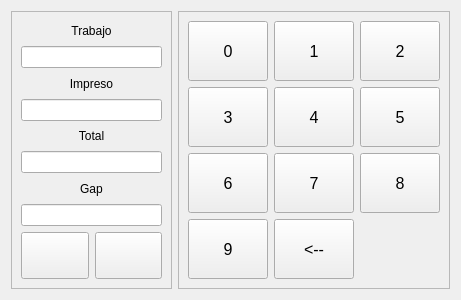
<?xml version="1.0" encoding="UTF-8"?>
<ui version="4.0">
 <class>AddTrabajoUI</class>
 <widget class="QWidget" name="AddTrabajoUI">
  <property name="geometry">
   <rect>
    <x>0</x>
    <y>0</y>
    <width>461</width>
    <height>300</height>
   </rect>
  </property>
  <property name="windowTitle">
   <string>Form</string>
  </property>
  <layout class="QHBoxLayout" name="horizontalLayout">
   <item>
    <widget class="QFrame" name="frame_2">
     <property name="sizePolicy">
      <sizepolicy hsizetype="Preferred" vsizetype="Preferred">
       <horstretch>1</horstretch>
       <verstretch>0</verstretch>
      </sizepolicy>
     </property>
     <property name="frameShape">
      <enum>QFrame::StyledPanel</enum>
     </property>
     <property name="frameShadow">
      <enum>QFrame::Raised</enum>
     </property>
     <layout class="QGridLayout" name="gridLayout_3">
      <item row="0" column="0">
       <layout class="QVBoxLayout" name="verticalLayout">
        <item>
         <widget class="QLabel" name="label">
          <property name="text">
           <string>Trabajo</string>
          </property>
          <property name="alignment">
           <set>Qt::AlignCenter</set>
          </property>
         </widget>
        </item>
        <item>
         <widget class="QLineEdit" name="m_leTrabajo">
          <property name="alignment">
           <set>Qt::AlignCenter</set>
          </property>
         </widget>
        </item>
       </layout>
      </item>
      <item row="1" column="0">
       <layout class="QVBoxLayout" name="verticalLayout_2">
        <item>
         <widget class="QLabel" name="label_2">
          <property name="text">
           <string>Impreso</string>
          </property>
          <property name="alignment">
           <set>Qt::AlignCenter</set>
          </property>
         </widget>
        </item>
        <item>
         <widget class="In2LineEdit" name="m_leImpreso">
          <property name="alignment">
           <set>Qt::AlignCenter</set>
          </property>
         </widget>
        </item>
       </layout>
      </item>
      <item row="2" column="0">
       <layout class="QVBoxLayout" name="verticalLayout_3">
        <item>
         <widget class="QLabel" name="label_3">
          <property name="text">
           <string>Total</string>
          </property>
          <property name="alignment">
           <set>Qt::AlignCenter</set>
          </property>
         </widget>
        </item>
        <item>
         <widget class="In2LineEdit" name="m_leTotal">
          <property name="alignment">
           <set>Qt::AlignCenter</set>
          </property>
         </widget>
        </item>
       </layout>
      </item>
      <item row="3" column="0">
       <layout class="QVBoxLayout" name="verticalLayout_4">
        <item>
         <widget class="QLabel" name="label_4">
          <property name="text">
           <string>Gap</string>
          </property>
          <property name="alignment">
           <set>Qt::AlignCenter</set>
          </property>
         </widget>
        </item>
        <item>
         <widget class="In2LineEdit" name="m_leGap">
          <property name="alignment">
           <set>Qt::AlignCenter</set>
          </property>
         </widget>
        </item>
       </layout>
      </item>
      <item row="4" column="0">
       <layout class="QHBoxLayout" name="horizontalLayout_2">
        <item>
         <widget class="QPushButton" name="m_pbCancel">
          <property name="sizePolicy">
           <sizepolicy hsizetype="Minimum" vsizetype="Preferred">
            <horstretch>0</horstretch>
            <verstretch>0</verstretch>
           </sizepolicy>
          </property>
          <property name="text">
           <string/>
          </property>
          <property name="icon">
           <iconset resource="../../Xaar/InkjetModule/InkjetModule/shared.qrc">
            <normaloff>:/res/images/Cancel_32x32.png</normaloff>:/res/images/Cancel_32x32.png</iconset>
          </property>
         </widget>
        </item>
        <item>
         <widget class="QPushButton" name="m_pbOK">
          <property name="sizePolicy">
           <sizepolicy hsizetype="Minimum" vsizetype="Preferred">
            <horstretch>0</horstretch>
            <verstretch>0</verstretch>
           </sizepolicy>
          </property>
          <property name="text">
           <string/>
          </property>
          <property name="icon">
           <iconset resource="../../Xaar/InkjetModule/InkjetModule/shared.qrc">
            <normaloff>:/res/images/Ok_32x32.png</normaloff>:/res/images/Ok_32x32.png</iconset>
          </property>
         </widget>
        </item>
       </layout>
      </item>
     </layout>
    </widget>
   </item>
   <item>
    <widget class="QFrame" name="frame">
     <property name="sizePolicy">
      <sizepolicy hsizetype="Preferred" vsizetype="Preferred">
       <horstretch>0</horstretch>
       <verstretch>0</verstretch>
      </sizepolicy>
     </property>
     <property name="frameShape">
      <enum>QFrame::StyledPanel</enum>
     </property>
     <property name="frameShadow">
      <enum>QFrame::Raised</enum>
     </property>
     <layout class="QGridLayout" name="gridLayout_2">
      <item row="0" column="0">
       <layout class="QGridLayout" name="gridLayout">
        <item row="0" column="0">
         <widget class="QPushButton" name="m_pb0">
          <property name="sizePolicy">
           <sizepolicy hsizetype="Preferred" vsizetype="Preferred">
            <horstretch>0</horstretch>
            <verstretch>0</verstretch>
           </sizepolicy>
          </property>
          <property name="font">
           <font>
            <pointsize>12</pointsize>
           </font>
          </property>
          <property name="text">
           <string>0</string>
          </property>
         </widget>
        </item>
        <item row="0" column="1">
         <widget class="QPushButton" name="m_pb1">
          <property name="sizePolicy">
           <sizepolicy hsizetype="Preferred" vsizetype="Preferred">
            <horstretch>0</horstretch>
            <verstretch>0</verstretch>
           </sizepolicy>
          </property>
          <property name="font">
           <font>
            <pointsize>12</pointsize>
           </font>
          </property>
          <property name="text">
           <string>1</string>
          </property>
         </widget>
        </item>
        <item row="1" column="0">
         <widget class="QPushButton" name="m_pb3">
          <property name="sizePolicy">
           <sizepolicy hsizetype="Preferred" vsizetype="Preferred">
            <horstretch>0</horstretch>
            <verstretch>0</verstretch>
           </sizepolicy>
          </property>
          <property name="font">
           <font>
            <pointsize>12</pointsize>
           </font>
          </property>
          <property name="text">
           <string>3</string>
          </property>
         </widget>
        </item>
        <item row="3" column="2">
         <spacer name="horizontalSpacer">
          <property name="orientation">
           <enum>Qt::Horizontal</enum>
          </property>
          <property name="sizeHint" stdset="0">
           <size>
            <width>72</width>
            <height>20</height>
           </size>
          </property>
         </spacer>
        </item>
        <item row="2" column="2">
         <widget class="QPushButton" name="m_pb8">
          <property name="sizePolicy">
           <sizepolicy hsizetype="Preferred" vsizetype="Preferred">
            <horstretch>0</horstretch>
            <verstretch>0</verstretch>
           </sizepolicy>
          </property>
          <property name="font">
           <font>
            <pointsize>12</pointsize>
           </font>
          </property>
          <property name="text">
           <string>8</string>
          </property>
         </widget>
        </item>
        <item row="1" column="1">
         <widget class="QPushButton" name="m_pb4">
          <property name="sizePolicy">
           <sizepolicy hsizetype="Preferred" vsizetype="Preferred">
            <horstretch>0</horstretch>
            <verstretch>0</verstretch>
           </sizepolicy>
          </property>
          <property name="font">
           <font>
            <pointsize>12</pointsize>
           </font>
          </property>
          <property name="text">
           <string>4</string>
          </property>
         </widget>
        </item>
        <item row="2" column="1">
         <widget class="QPushButton" name="m_pb7">
          <property name="sizePolicy">
           <sizepolicy hsizetype="Preferred" vsizetype="Preferred">
            <horstretch>0</horstretch>
            <verstretch>0</verstretch>
           </sizepolicy>
          </property>
          <property name="font">
           <font>
            <pointsize>12</pointsize>
           </font>
          </property>
          <property name="text">
           <string>7</string>
          </property>
         </widget>
        </item>
        <item row="2" column="0">
         <widget class="QPushButton" name="m_pb6">
          <property name="sizePolicy">
           <sizepolicy hsizetype="Preferred" vsizetype="Preferred">
            <horstretch>0</horstretch>
            <verstretch>0</verstretch>
           </sizepolicy>
          </property>
          <property name="font">
           <font>
            <pointsize>12</pointsize>
           </font>
          </property>
          <property name="text">
           <string>6</string>
          </property>
         </widget>
        </item>
        <item row="3" column="0">
         <widget class="QPushButton" name="m_pb9">
          <property name="sizePolicy">
           <sizepolicy hsizetype="Preferred" vsizetype="Preferred">
            <horstretch>0</horstretch>
            <verstretch>0</verstretch>
           </sizepolicy>
          </property>
          <property name="font">
           <font>
            <pointsize>12</pointsize>
           </font>
          </property>
          <property name="text">
           <string>9</string>
          </property>
         </widget>
        </item>
        <item row="1" column="2">
         <widget class="QPushButton" name="m_pb5">
          <property name="sizePolicy">
           <sizepolicy hsizetype="Preferred" vsizetype="Preferred">
            <horstretch>0</horstretch>
            <verstretch>0</verstretch>
           </sizepolicy>
          </property>
          <property name="font">
           <font>
            <pointsize>12</pointsize>
           </font>
          </property>
          <property name="text">
           <string>5</string>
          </property>
         </widget>
        </item>
        <item row="3" column="1">
         <widget class="QPushButton" name="m_pbBack">
          <property name="sizePolicy">
           <sizepolicy hsizetype="Preferred" vsizetype="Preferred">
            <horstretch>0</horstretch>
            <verstretch>0</verstretch>
           </sizepolicy>
          </property>
          <property name="font">
           <font>
            <pointsize>12</pointsize>
           </font>
          </property>
          <property name="text">
           <string>&lt;--</string>
          </property>
         </widget>
        </item>
        <item row="0" column="2">
         <widget class="QPushButton" name="m_pb2">
          <property name="sizePolicy">
           <sizepolicy hsizetype="Preferred" vsizetype="Preferred">
            <horstretch>0</horstretch>
            <verstretch>0</verstretch>
           </sizepolicy>
          </property>
          <property name="font">
           <font>
            <pointsize>12</pointsize>
           </font>
          </property>
          <property name="text">
           <string>2</string>
          </property>
         </widget>
        </item>
       </layout>
      </item>
     </layout>
    </widget>
   </item>
  </layout>
 </widget>
 <customwidgets>
  <customwidget>
   <class>In2LineEdit</class>
   <extends>QLineEdit</extends>
   <header location="global">in2lineedit.h</header>
  </customwidget>
 </customwidgets>
 <resources>
  <include location="../../Xaar/InkjetModule/InkjetModule/shared.qrc"/>
 </resources>
 <connections/>
</ui>
